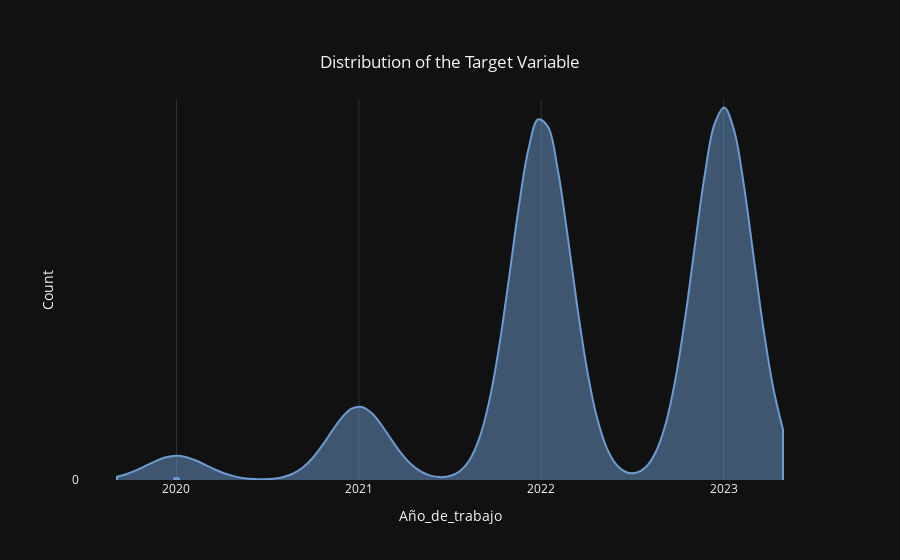

Source (notebook cell):
### Code cell
from plotly import graph_objs as go

def tar_var_summary(data_df, target):
    fig = go.Figure()
    fig.add_trace(go.Violin(x=data_df[target], line_color='#6C9BCF', name='Happy', y0=0))
    fig.update_traces(orientation='h', side='positive', meanline_visible=False)
    fig.update_layout(
        title={'text': "Distribution of the Target Variable",
               'y': 0.9,
               'x': 0.5,
               'xanchor': 'center',
               'yanchor': 'top'},
        barmode='overlay',
        yaxis=dict(title='Count'),
        xaxis=dict(title='Año_de_trabajo', dtick=1),
        template='plotly_dark'
    )
    fig.show()

tar_var_summary(data_df, "Año_de_trabajo")

### Figure 1 — Plotly figure (JSON) as saved in the notebook; plotly's stock layout.template omitted (floating-point values rounded to 4 significant figures; data arrays with more than 128 entries replaced by an {"elided": "..."} marker saying what was removed)
{"data": [{"line": {"color": "#6C9BCF"}, "meanline": {"visible": false}, "name": "Happy", "orientation": "h", "side": "positive", "type": "violin", "x": {"elided": "2584 int values"}, "y0": 0}], "layout": {"barmode": "overlay", "title": {"text": "Distribution of the Target Variable", "x": 0.5, "xanchor": "center", "y": 0.9, "yanchor": "top"}, "xaxis": {"dtick": 1, "title": {"text": "Año_de_trabajo"}}, "yaxis": {"title": {"text": "Count"}}}}
